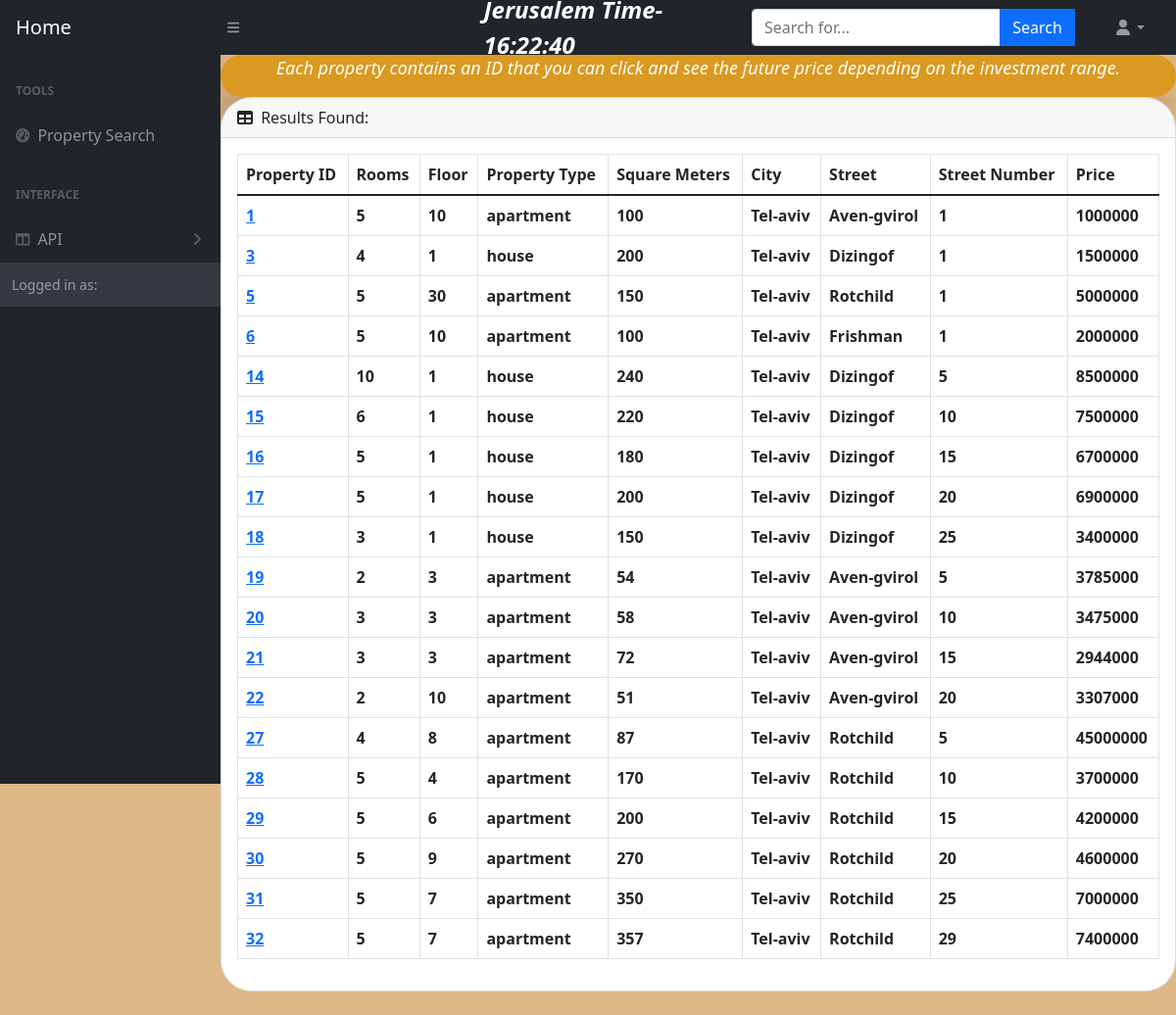
/property/tlv-apt/, run on the app's committed database.
### property/models.py (models this page shows, shortened)
class Property(models.Model):
   id = models.AutoField(primary_key=True, editable=False)
   room = models.SmallIntegerField(_("room"),null=False)
   floor = models.SmallIntegerField(_("floor"),null=False)
   property_type = models.CharField(_("property_type"),max_length=100, null=False)
   square_meter = models.SmallIntegerField(_("square_meter"),null=False)
   location = models.CharField(_("location"),max_length=100, null=False)
   street=models.CharField(_("street"),max_length=100, null=False)
   street_number=models.SmallIntegerField(_("street_number"),null=False)
   price= models.BigIntegerField(_("price"),null=False)

### property/views.py (the view)
# urls.py: path('tlv-apt/', views.telaviva, name='telaviva'),
def telaviva(request):
    tlv = Property.objects.filter(location__contains = 'Tel-aviv')
    return render(request,'tlv.html',{'tlv':tlv})

### property/templates/tlv.html
{% extends 'base.html' %}
 {% block content %}
 <div class="text" style="color: white; font-size: large; font-style: oblique; font-weight: 400; background-color: rgb(218, 153, 32); border-radius: 10em; box-shadow:-11px 24px 62px -13px rgba(0,0,0,0.69) ; text-align:center; position:static;bottom: 20px;width: 100%;" >
    <p style="font-size:large ;" >Each property contains an ID that you can click and see the future price depending on the investment range.</p>
  </div>
    <div class="card mb-4">
      <div class="card-header">
          <i class="fas fa-table me-1"></i>
          Results Found:
      </div>
      <div class="card-body">
            <table class="table table-bordered" id="dataTable" width="100%" cellspacing="0">
            <thead>
                  <tr>
                    <th>Property ID</th>
                      <th>Rooms</th>
                      <th>Floor</th>
                      <th>Property Type</th>
                      <th>Square Meters</th>
                      <th>City</th>
                      <th>Street</th>
                      <th>Street Number</th>
                      <th>Price</th>
                  </tr>
              </thead>
              <tbody>
                {% for apt in tlv %}
                <tr >
                    <th style="color:blue ;"><a href="{% url 'property:single_apt' apt.id %}" >{{ apt.id }}</a></th>
                    <th>{{ apt.room }}</th>
                    <th>{{ apt.floor }}</th>
                    <th>{{apt.property_type}}</th>
                    <th>{{apt.square_meter}}</th>
                    <th>{{apt.location}}</th>
                    <th>{{apt.street}}</th>
                    <th>{{apt.street_number}}</th>
                    <th>{{apt.price}} </th>
                </tr>
                {% endfor %}
                    </tbody>
                  </table>
              </div>
          </div>
      </div>
{% endblock %}

### data on the page
Property: id "1", room "5", floor "10", property_type "apartment", square_meter "100", location "Tel-aviv", street "Aven-gvirol", street_number "1", price "1000000"
Property: id "3", room "4", floor "1", property_type "house", square_meter "200", location "Tel-aviv", street "Dizingof", street_number "1", price "1500000"
Property: id "5", room "5", floor "30", property_type "apartment", square_meter "150", location "Tel-aviv", street "Rotchild", street_number "1", price "5000000"
Property: id "6", room "5", floor "10", property_type "apartment", square_meter "100", location "Tel-aviv", street "Frishman", street_number "1", price "2000000"
Property: id "14", room "10", floor "1", property_type "house", square_meter "240", location "Tel-aviv", street "Dizingof", street_number "5", price "8500000"
Property: id "15", room "6", floor "1", property_type "house", square_meter "220", location "Tel-aviv", street "Dizingof", street_number "10", price "7500000"
Property: id "16", room "5", floor "1", property_type "house", square_meter "180", location "Tel-aviv", street "Dizingof", street_number "15", price "6700000"
Property: id "17", room "5", floor "1", property_type "house", square_meter "200", location "Tel-aviv", street "Dizingof", street_number "20", price "6900000"
Property: id "18", room "3", floor "1", property_type "house", square_meter "150", location "Tel-aviv", street "Dizingof", street_number "25", price "3400000"
Property: id "19", room "2", floor "3", property_type "apartment", square_meter "54", location "Tel-aviv", street "Aven-gvirol", street_number "5", price "3785000"
Property: id "20", room "3", floor "3", property_type "apartment", square_meter "58", location "Tel-aviv", street "Aven-gvirol", street_number "10", price "3475000"
Property: id "21", room "3", floor "3", property_type "apartment", square_meter "72", location "Tel-aviv", street "Aven-gvirol", street_number "15", price "2944000"
Property: id "22", room "2", floor "10", property_type "apartment", square_meter "51", location "Tel-aviv", street "Aven-gvirol", street_number "20", price "3307000"
Property: id "27", room "4", floor "8", property_type "apartment", square_meter "87", location "Tel-aviv", street "Rotchild", street_number "5", price "45000000"
Property: id "28", room "5", floor "4", property_type "apartment", square_meter "170", location "Tel-aviv", street "Rotchild", street_number "10", price "3700000"
Property: id "29", room "5", floor "6", property_type "apartment", square_meter "200", location "Tel-aviv", street "Rotchild", street_number "15", price "4200000"
Property: id "30", room "5", floor "9", property_type "apartment", square_meter "270", location "Tel-aviv", street "Rotchild", street_number "20", price "4600000"
Property: id "31", room "5", floor "7", property_type "apartment", square_meter "350", location "Tel-aviv", street "Rotchild", street_number "25", price "7000000"
Property: id "32", room "5", floor "7", property_type "apartment", square_meter "357", location "Tel-aviv", street "Rotchild", street_number "29", price "7400000"
